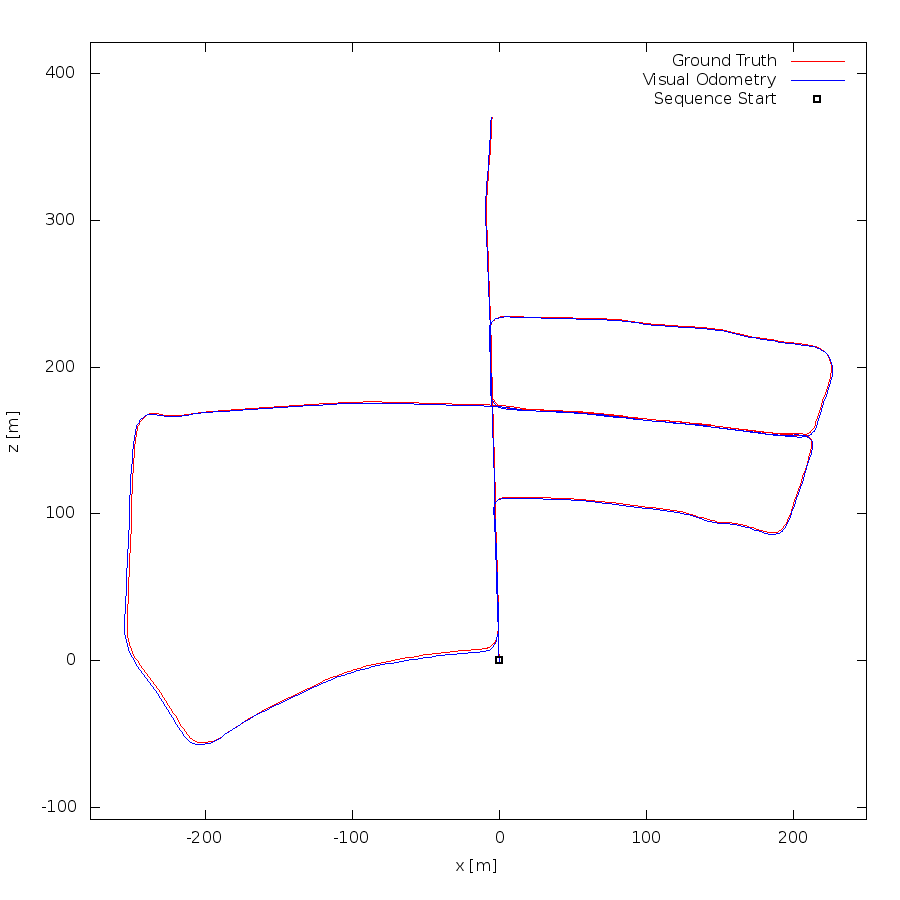

The gnuplot source for this figure:
set term postscript eps enhanced color
set output "05.eps"
set size ratio -1
set xrange [-278:250]
set yrange [-108:421]
set xlabel "x [m]"
set ylabel "z [m]"
plot "05.txt" using 1:2 lc rgb "#FF0000" title 'Ground Truth' w lines,"05.txt" using 3:4 lc rgb "#0000FF" title 'Visual Odometry' w lines,"< head -1 05.txt" using 1:2 lc rgb "#000000" pt 4 ps 1 lw 2 title 'Sequence Start' w points
